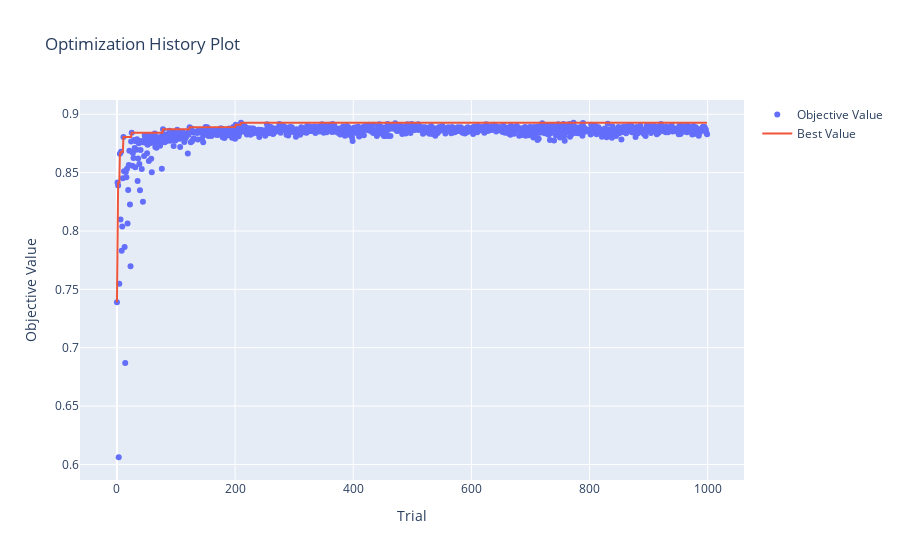

Notebook source saved alongside this figure:
### Code cell
if os.path.exists('data/bin_xgb_study2.pkl'):
    bin_xgb_study2 = joblib.load('data/bin_xgb_study2.pkl')
    
print(f'best f1 : {bin_xgb_study2.best_trial.value}\nbest params : {bin_xgb_study2.best_trial.params}')
optuna.visualization.plot_optimization_history(bin_xgb_study2)

### Figure 1 — Plotly figure (JSON) as saved in the notebook; plotly's stock layout.template omitted (floating-point values rounded to 4 significant figures; data arrays with more than 128 entries replaced by an {"elided": "..."} marker saying what was removed)
{"data": [{"mode": "markers", "name": "Objective Value", "type": "scatter", "x": {"elided": "1000 int values"}, "y": {"elided": "1000 float values"}}, {"name": "Best Value", "type": "scatter", "x": {"elided": "1000 int values"}, "y": {"elided": "1000 float values"}}], "layout": {"title": {"text": "Optimization History Plot"}, "xaxis": {"title": {"text": "Trial"}}, "yaxis": {"title": {"text": "Objective Value"}}}}
